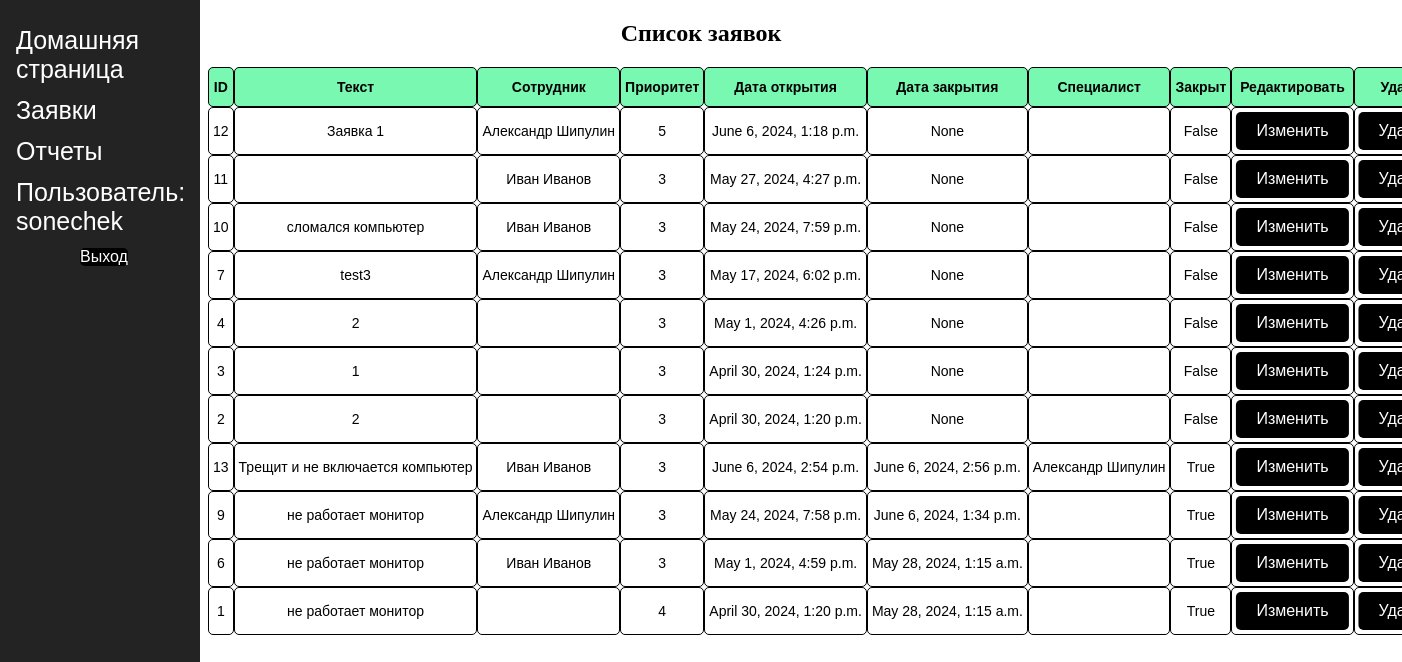
/tickets (signed in), run on an earlier commit of the app's database.
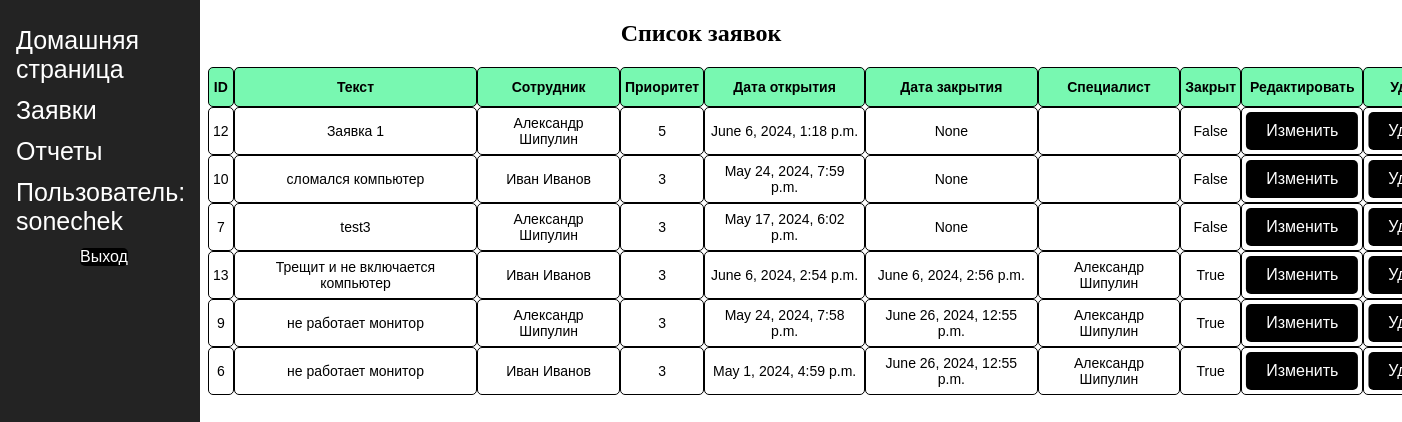
And on a later commit of the database.
### hdver2/models.py (models this page shows)
class Ticket(models.Model):
    text = models.TextField()
    employee = models.ForeignKey(User, on_delete=models.SET_NULL, null=True, blank=True, related_name='employee_tickets')
    specialist = models.ForeignKey(User, on_delete=models.SET_NULL, null=True, blank=True, related_name='specialist_tickets')
    date_opened = models.DateTimeField()
    date_closed = models.DateTimeField(blank=False, null=True)
    priority = models.IntegerField(default=3)
    is_closed = models.BooleanField(default=0)
    class Meta:
        ordering = ["is_closed", "-date_opened", "-priority"]

### hdver2/views.py (the view)
# urls.py: path('tickets', views.ticket, name='tickets'),
@permission_required('admin')
def ticket(request):
    tickets = Ticket.objects.all()
    return render(request, 'hd/tickets.html', {"tickets": tickets})

### templates/hd/tickets.html (shortened to what this page needs)
<!DOCTYPE html>
<html lang="en">
{% load static %}
<link rel="stylesheet" href="{% static 'css/styles.css' %}/">
<head>
</head>
<body>
<div class="sidenav">
    <a href="{% url 'index' %}">Домашняя страница</a>
    <a href="{% url 'tickets'%}">Заявки</a>
    <a href="{% url 'reports'%}">Отчеты</a>
    {% if user.is_authenticated %}
     <a>Пользователь: {{ user.get_username }}</a>
     <a>
       <form id="logout-form" method="post" action="{% url 'logout' %}">
         <button type="submit" class="btn">Выход</button>
       </form>
    </a>
   {% else %}
     <a><a href="{% url 'login'%}?next={{request.path}}">Войти</a></a>
   {% endif %}
</div>
{% if tickets.count > 0 %}
    <div >
    <h2 align="center">Список заявок</h2>
    <table class="sortable">
    <tr>
        <th>ID</th>
        <th>Текст</th>
        <th>Сотрудник</th>
        <th>Приоритет</th>
        <th>Дата открытия</th>
        <th>Дата закрытия</th>
        <th>Специалист</th>
        <th>Закрыт</th>
        <th>Редактировать</th>
        <th>Удалить</th>
    </tr>
        {% for ticket in tickets %}
            <tr>
            <td>{{ ticket.id }}</td>
            <td>{{ ticket.text }}</td>
            <td>{{ ticket.employee.first_name }} {{ ticket.employee.last_name }}</td>
            <td>{{ ticket.priority }}</td>
            <td>{{ ticket.date_opened }}</td>
            <td>{{ ticket.date_closed }}</td>
                <td>{{ ticket.specialist.first_name }} {{ ticket.specialist.last_name }}</td>
            <td>{{ ticket.is_closed }}</td>
            <td><a href="{% url 'edit' ticket.id %}" class="btn">Изменить</a></td>
            <td><a href="{% url 'delete' ticket.id %}" class="btn">Удалить</a></td>
            </tr>
        {% endfor %}
    </table>
    </div>
{% endif %}
</body>
</html>

### hdver2/static/css/styles.css (style rules this page uses)
.sidenav { height: 100%; width: 200px; position: fixed; z-index: 1; top: 0; left: 0; font-family: "Inter-Regular", sans-serif; background-color: rgb(35, 35, 35); overflow-x: hidden; padding-top: 20px; color: white; }
.sidenav a { padding: 6px 8px 6px 16px; text-decoration: none; font-size: 25px; color: white; display: block; }
.sortable { font-family: "Lucida Sans Unicode", "Lucida Grande", Sans-Serif, serif; font-size: 14px; border-radius: 10px; border-spacing: 0; text-align: center; transform: translate(200px, 0); }
TR { align-items: center; }
TH, TD { border: 1px solid black; text-align: center; padding: 4px; border-radius: 5px; }
TH { background: rgb(120, 248, 177); height: 30px; }
.btn { background-color: black; color: white; padding: 10px 20px; text-align: center; text-decoration: none; font-size: 16px; border-radius: 5px; border: none; cursor: pointer; font-family: sans-serif; align-content: center; display: flex; justify-content: center; align-items: center; position: relative; left: 50%; transform: translate(-50%, 0); }
#logout-form { display: inline; }
#logout-form button { padding: 0; margin: 0; }

What changed in the data, as far as the page shows it:
removed Ticket: id "11", employee.first_name "Иван", employee.last_name "Иванов", priority "3", date_opened "May 27, 2024, 4:27 p.m.", date_closed "None", is_closed "False"
removed Ticket: id "4", text "2", priority "3", date_opened "May 1, 2024, 4:26 p.m.", date_closed "None", is_closed "False"
removed Ticket: id "3", text "1", priority "3", date_opened "April 30, 2024, 1:24 p.m.", date_closed "None", is_closed "False"
removed Ticket: id "2", text "2", priority "3", date_opened "April 30, 2024, 1:20 p.m.", date_closed "None", is_closed "False"
removed Ticket: id "1", text "не работает монитор", priority "4", date_opened "April 30, 2024, 1:20 p.m.", date_closed "May 28, 2024, 1:15 a.m.", is_closed "True"
changed Ticket "May 24, 2024, 7:58 p.m.": date_closed "June 6, 2024, 1:34 p.m." → "June 26, 2024, 12:55 p.m."; specialist.first_name (not shown) → "Александр"; specialist.last_name (not shown) → "Шипулин"
changed Ticket "May 1, 2024, 4:59 p.m.": date_closed "May 28, 2024, 1:15 a.m." → "June 26, 2024, 12:55 p.m."; specialist.first_name (not shown) → "Александр"; specialist.last_name (not shown) → "Шипулин"
